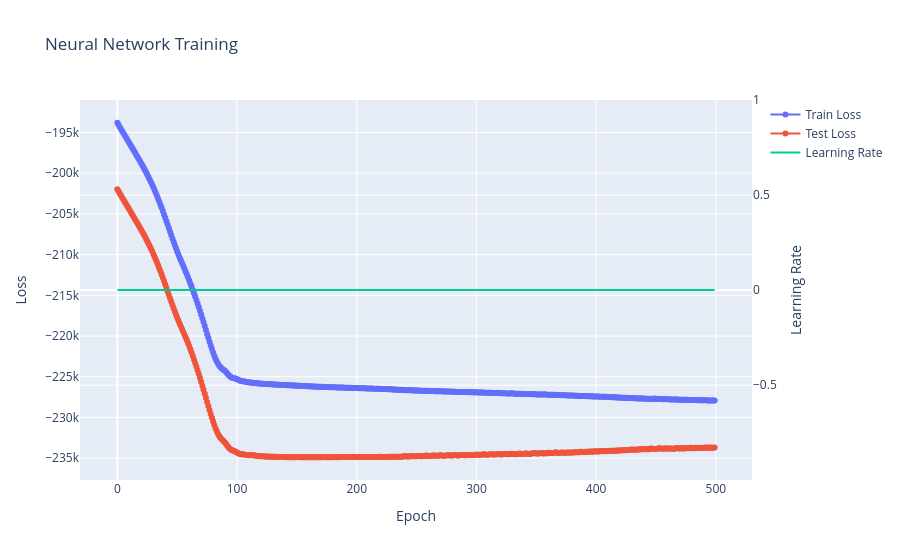

Here is the notebook cell this chart was saved with:
### Markdown cell above
Neural Networks are very good at understanding non-linear relationships when there is a lot of data.

Embedding categorical features allow a feature to be categorized in an n-dimensional space.

### Code cell
model.fit(
    X=X_train,
    y=y_train,
    weights=weights_train,
    X_test=X_test,
    y_test=y_test,
    weights_test=weights_test,
    epochs=500,
    lr=0.001,
    dropout=0.0,
    weight_decay=0,
    seed=42,
)

### Figure 1 — Plotly figure (JSON) as saved in the notebook; plotly's stock layout.template omitted (floating-point values rounded to 4 significant figures; data arrays with more than 128 entries replaced by an {"elided": "..."} marker saying what was removed)
{"data": [{"mode": "lines+markers", "name": "Train Loss", "type": "scatter", "y": {"elided": "500 float values"}}, {"mode": "lines+markers", "name": "Test Loss", "type": "scatter", "y": {"elided": "500 float values"}}, {"mode": "lines", "name": "Learning Rate", "type": "scatter", "y": {"elided": "500 float values"}, "yaxis": "y2"}], "layout": {"title": {"text": "Neural Network Training"}, "xaxis": {"title": {"text": "Epoch"}}, "yaxis": {"title": {"text": "Loss"}}, "yaxis2": {"overlaying": "y", "side": "right", "title": {"text": "Learning Rate"}}}}
